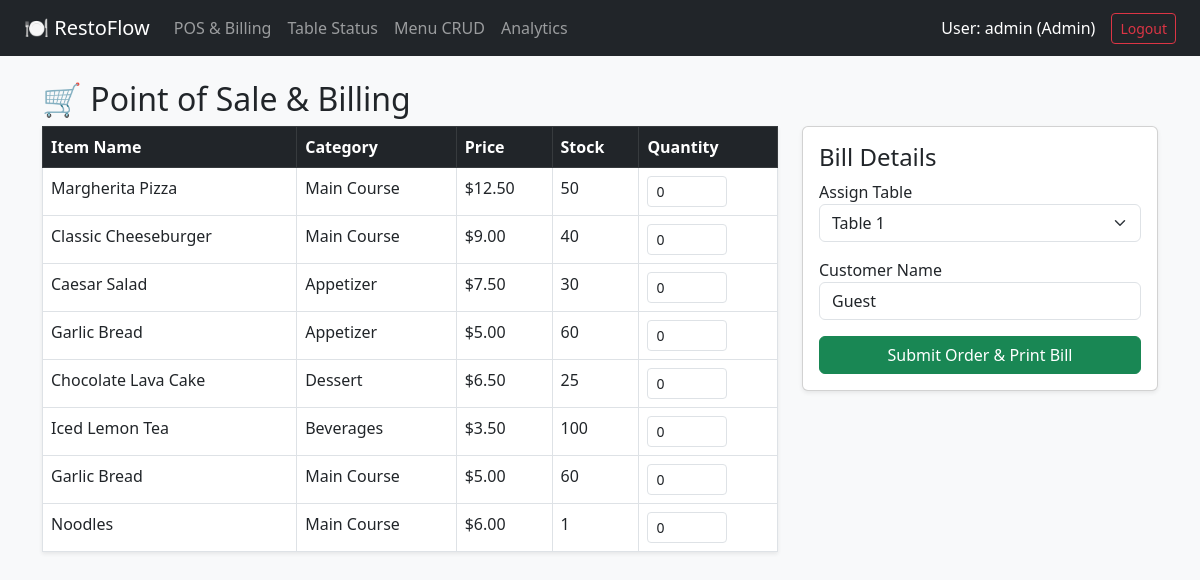
The page /pos (signed in) on the database its author committed.
### tables this page shows
CREATE TABLE menu (
            item_id INTEGER PRIMARY KEY AUTOINCREMENT,
            name TEXT NOT NULL,
            category TEXT NOT NULL,
            price REAL NOT NULL,
            stock INTEGER NOT NULL
        );

### app.py (the view, shortened to what this page needs)
@app.route("/pos", methods=["GET", "POST"])
def pos():
    if "username" not in session:
        return redirect(url_for("login"))
    menu_items = fetch_menu()
    return render_template("pos.html", menu_items=menu_items)

### database.py (called while the page is built)
def get_connection():
    return sqlite3.connect(DB_NAME, check_same_thread=False)

def fetch_menu():
    conn = get_connection()
    cursor = conn.cursor()
    cursor.execute("SELECT item_id, name, category, price, stock FROM menu")
    rows = cursor.fetchall()
    conn.close()
    return rows

### templates/pos.html (shortened to what this page needs)
{% extends "base.html" %}
{% block content %}
<h2>🛒 Point of Sale & Billing</h2>
<form method="POST">
    <div class="row">
        <div class="col-md-8">
            <table class="table table-bordered bg-white shadow-sm">
                <thead class="table-dark">
                    <tr><th>Item Name</th><th>Category</th><th>Price</th><th>Stock</th><th>Quantity</th></tr>
                </thead>
                <tbody>
                    {% for item in menu_items %}
                    <tr>
                        <td>{{ item[1] }}</td>
                        <td>{{ item[2] }}</td>
                        <td>${{ "%.2f"|format(item[3]) }}</td>
                        <td>{{ item[4] }}</td>
                        <td><input type="number" name="qty_{{ item[0] }}" value="0" min="0" max="{{ item[4] }}" class="form-control form-control-sm" style="width: 80px;"></td>
                    </tr>
                    {% endfor %}
                </tbody>
            </table>
        </div>
        <div class="col-md-4">
            <div class="card p-3 shadow-sm">
                <h4>Bill Details</h4>
                <div class="mb-3">
                    <label>Assign Table</label>
                    <select name="table_no" class="form-select">
                        {% for i in range(1, 11) %}<option value="Table {{ i }}">Table {{ i }}</option>{% endfor %}
                    </select>
                </div>
                <div class="mb-3">
                    <label>Customer Name</label>
                    <input type="text" name="customer_name" value="Guest" class="form-control">
                </div>
                <button type="submit" class="btn btn-success w-100">Submit Order & Print Bill</button>
            </div>
        </div>
    </div>
</form>
{% endblock %}

### templates/base.html (shortened to what this page needs)
<!DOCTYPE html>
<html lang="en">
<head>
    <link href="https://cdn.jsdelivr.net/npm/bootstrap@5.3.0/dist/css/bootstrap.min.css" rel="stylesheet">
</head>
<body class="bg-light">
    {% if session.get('username') %}
    <nav class="navbar navbar-expand-lg navbar-dark bg-dark px-4">
        <a class="navbar-brand" href="/pos">🍽️ RestoFlow</a>
        <div class="collapse navbar-collapse">
            <ul class="navbar-nav me-auto">
                <li class="nav-item"><a class="nav-link" href="/pos">POS & Billing</a></li>
                <li class="nav-item"><a class="nav-link" href="/kitchen">Table Status</a></li>
                {% if session.get('role') == 'Admin' %}
                <li class="nav-item"><a class="nav-link" href="/menu">Menu CRUD</a></li>
                <li class="nav-item"><a class="nav-link" href="/analytics">Analytics</a></li>
                {% endif %}
            </ul>
            <span class="navbar-text text-white me-3">User: {{ session.get('username') }} ({{ session.get('role') }})</span>
            <a href="/logout" class="btn btn-outline-danger btn-sm">Logout</a>
        </div>
    </nav>
    {% endif %}
    <div class="container mt-4">
        {% block content %}{% endblock %}
    </div>
</body>
</html>

### rows shown on the page
menu: name "Margherita Pizza", category "Main Course", price "12.50", stock "50"
menu: name "Classic Cheeseburger", category "Main Course", price "9.00", stock "40"
menu: name "Caesar Salad", category "Appetizer", price "7.50", stock "30"
menu: name "Garlic Bread", category "Appetizer", price "5.00", stock "60"
menu: name "Chocolate Lava Cake", category "Dessert", price "6.50", stock "25"
menu: name "Iced Lemon Tea", category "Beverages", price "3.50", stock "100"
menu: name "Garlic Bread", category "Main Course", price "5.00", stock "60"
menu: name "Noodles", category "Main Course", price "6.00", stock "1"

### other values the page prints
{{ session.get('username') }} "admin"
{{ session.get('role') }} "Admin"
